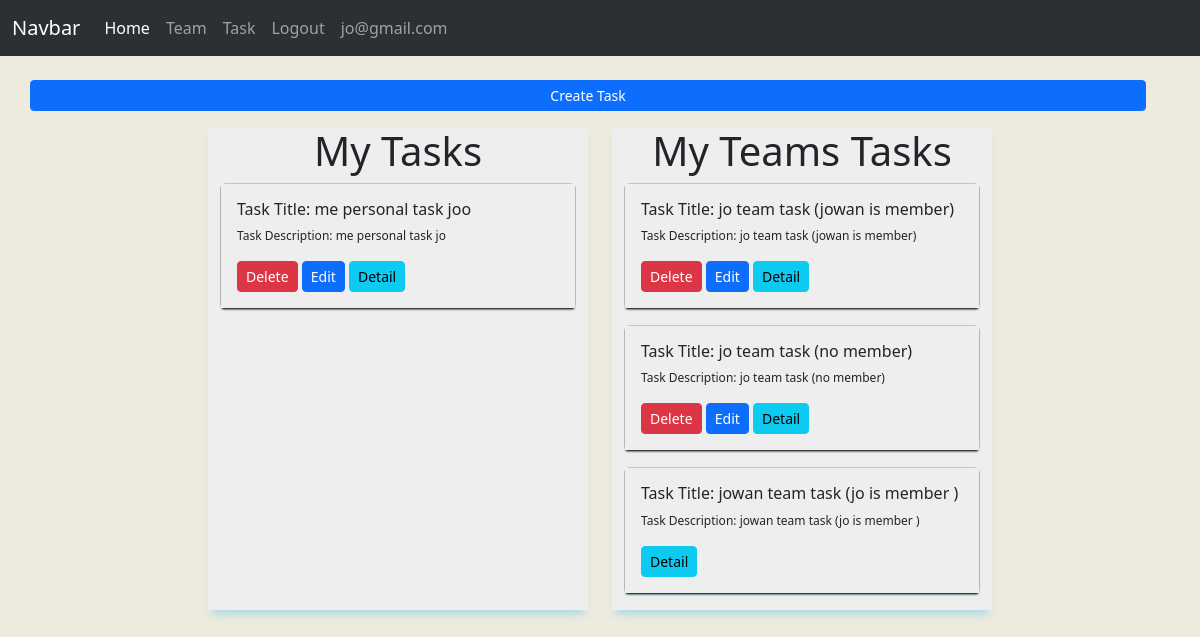
The page /task/ (signed in) on the database its author committed.
### accounts/models.py (models this page shows, shortened)
class CustomUser(AbstractUser):
    username = None
    email = models.EmailField(unique=True ,max_length=254)
    USERNAME_FIELD='email'
    REQUIRED_FIELDS=['first_name','last_name']
    objects = CustomUserManager()

### tasks/models.py (models this page shows, shortened)
class Task(models.Model):
    title = models.CharField(max_length=255,blank=False , null=False )
    description = models.TextField()
    user = models.ForeignKey(CustomUser,on_delete=models.CASCADE)
    created_at=models.DateTimeField(_("Created at"),auto_now_add=True)
    updated_at = models.DateTimeField(_("Updated at"), auto_now=True)
    is_done = models.BooleanField(_("Is Done") ,default=False)
    team = models.ForeignKey(Team, verbose_name=_("Team Name"), on_delete=models.CASCADE , blank=True, null=True)

### tasks/views.py (the view)
# urls.py: path('task/',views.TaskList.as_view(),name="task_list"),
class TaskList(LoginRequiredMixin,ListView):
    model = Task
    template_name = 'tasks/task_list.html'
    context_object_name = 'tasks'
    def get_queryset(self):
        return Task.objects.filter(Q(user=self.request.user) | Q(team__members=self.request.user)).distinct()

### templates/tasks/task_list.html (shortened to what this page needs)
{% extends "base.html" %}
{% block content %}
<div class="container">
    <div class="row mb-3">
        <div class="row justify-content-center align-items-center mt-4">
            <a href="{% if '/team_task_list' in request.path %} {% url 'team_task_create' team_id %} {% else %}{% url 'task_create' %}{% endif %}" class="btn btn-primary btn-sm">Create Task</a>
        </div>
    </div>
    <div class="row justify-content-center">
        {% if 'team_task_list' not in request.path %}
        <div class="col-md-4 me-4" style="  background: #eee;
        box-shadow: 0 8px 8px -4px lightblue;">
            <div class="text-center">
            <h1>My Tasks</h1>
            </div>
            {% for task in tasks %}
            {% if task.team is none %}
                <div class="card mb-3" style="background: #eee;box-shadow: 0 2px 2px -1px lightblue;">
                    <div class="card-body"style="background: #eee;box-shadow: 0 2px 2px -1px black;">
                        <h6 class="card-title">Task Title: {{ task.title }} </h6>
                        <p class="card-text" style="font-size: 12px;">Task Description: {{task.description}}</p>
                        <div class="mt-2 d-inline">
                                <form action="{% url 'task_delete' task.id %}" method="post" class="mr-2 d-inline">
                                <button type="submit" class="btn btn-danger btn-sm">Delete</button>
                                </form>
                                <a href="{% url "task_update" task.id %}" class="btn btn-primary btn-sm mr-2">Edit</a>
                                <a href="{% url 'task_detail' task.id %}" class="btn btn-info btn-sm">Detail</a>
                        </div>
                    </div>
                </div>
            {% endif %}
            {% endfor %}
        </div>
        {% endif %}
        <div class="col-md-4" style="  background: #eee;
        box-shadow: 0 8px 8px -4px lightblue;">
        <div class="text-center">
            <h1>My Teams Tasks</h1>
            </div>
            {% for task in tasks %}
            {% if task.team is not none %}
                <div class="card mb-3" style="background: #eee;box-shadow: 0 2px 2px -1px lightblue;">
                    <div class="card-body" style="background: #eee;box-shadow: 0 2px 2px -1px black;">
                        <h6 class="card-title">Task Title: {{ task.title }} </h6>
                        <p class="card-text" style="font-size: 12px;">Task Description: {{task.description}}</p>
                        <div class="mt-2 d-inline">
                                {% if request.user == task.team.owner %}
                                    <form action="{% url 'task_delete' task.id %}" method="post" class="mr-2 d-inline">
                                        <button type="submit" class="btn btn-danger btn-sm">Delete</button>
                                    </form>
                                    <a href="{% url "task_update" task.id %}" class="btn btn-primary btn-sm mr-2">Edit</a>
                                {% endif %}
                                <a href="{% url 'team_task_detail'   task.team.id task.id  %}" class="btn btn-info btn-sm">Detail</a>
                        </div>
                    </div>
                </div>
            {% endif %}
            {% endfor %}
        </div>
    </div>
</div>
{% endblock content %}

### templates/partials/navbar.html (shortened to what this page needs)
<nav class="navbar navbar-expand-lg bg-body-tertiary" data-bs-theme="dark">
  <div class="container-fluid">
    <a class="navbar-brand" href="#">Navbar</a>
    <div class="collapse navbar-collapse" id="navbarNavDropdown">
      <ul class="navbar-nav">
        <li class="nav-item">
          <a class="nav-link active" aria-current="page" href="{% url "index" %}">Home</a>
        </li>
          {% if user.is_authenticated %}
          <li class="nav-item">
            <a class="nav-link" href="{% url "team_list" %}">Team</a>
          </li>
          <li class="nav-item">
            <a class="nav-link" href="{% url "task_list" %}">Task</a>
          </li>
          {% endif %}
        {% if user.is_authenticated %}
        <li class="nav-item">
          <form action="{% url "users_logout" %}" method="post">
            <button type="submit" class="nav-link">Logout</button>
          </form>
        </li>
        <li class="nav-item">
          <a href="" class="nav-link">{{user.email}}</a>
        </li>
        {% endif %}
      </ul>
    </div>
  </div>
</nav>

### rows shown on the page
CustomUser: email "jo@gmail.com"
Task: title "me personal task joo", description "me personal task jo"
Task: title "jo team task (jowan is member)", description "jo team task (jowan is member)", shows "Delete"
Task: title "jo team task (no member)", description "jo team task (no member)", shows "Delete"
Task: title "jowan team task (jo is member )", description "jowan team task (jo is member )"
